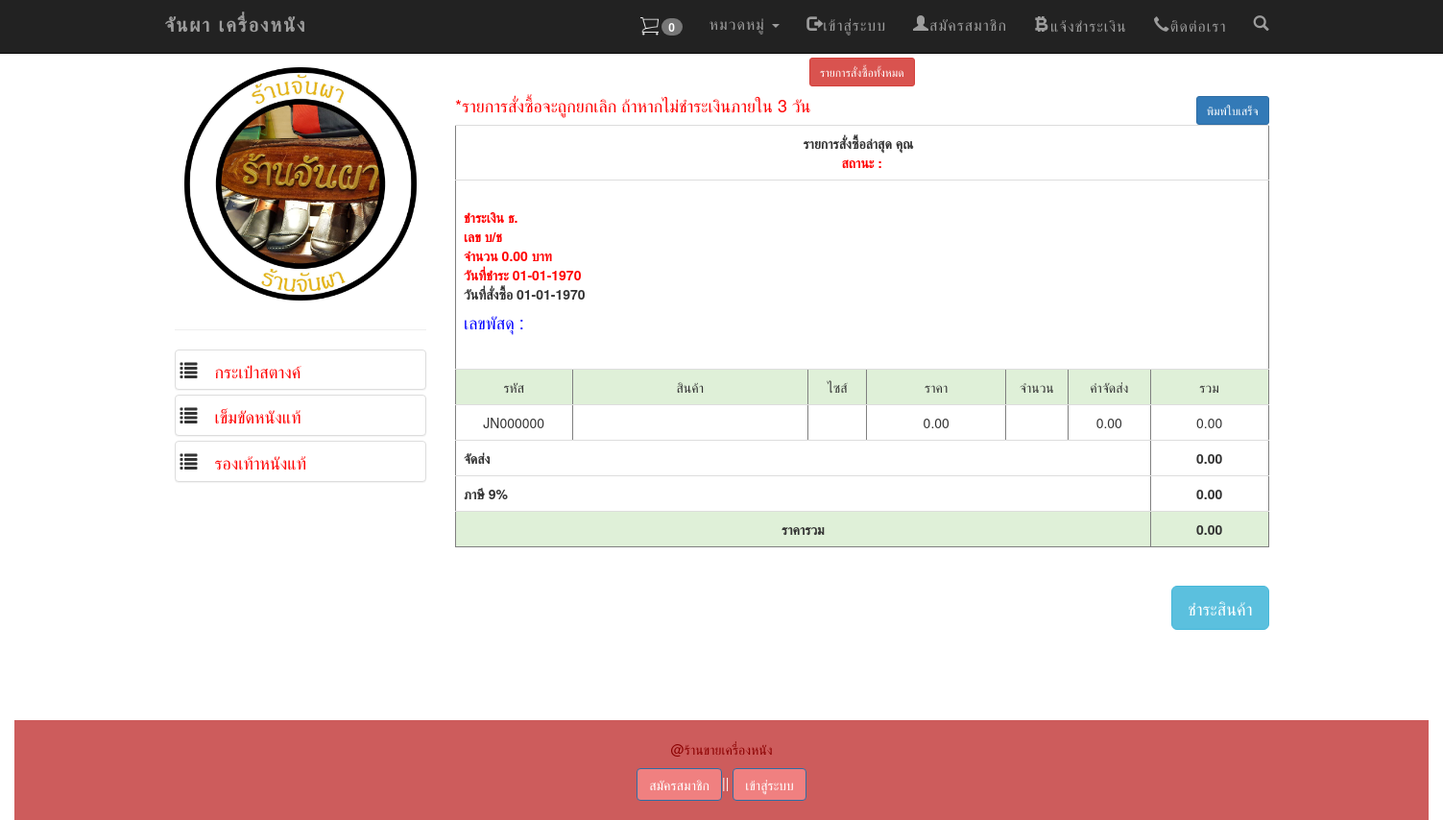
/my_order.php, run on the app's committed database.
### tables this page shows
CREATE TABLE `tbl_type` (
  `t_id` int(11) NOT NULL,
  `t_type` varchar(11) NOT NULL,
  `t_name` varchar(100) NOT NULL
);

### category2.php (shortened to what this page needs)
<?php
$query_typeprd = "SELECT * FROM tbl_type ORDER BY t_id ASC";
$typeprd = mysql_query($query_typeprd, $condb) or die(mysql_error());
$row_typeprd = mysql_fetch_assoc($typeprd);
?>
<div class="panel-group">
    <a href="index.php" ><img src="img/logo.jpg" class="img img-responsive" /></a>
  <hr/>
  <?php do { ?>
    <div class="panel panel-default"><h4> &nbsp;<span class="glyphicon glyphicon-list">
      <a href="index.php?t_id=<?php echo $row_typeprd['t_id'];?>&type_name=<?php echo $row_typeprd['t_name'];?>" ><font color="red"><?php echo $row_typeprd['t_name']; ?></font></a></span></h4></div>
    <?php } while ($row_typeprd = mysql_fetch_assoc($typeprd)); ?>
  </div>

### data on the page
tbl_type: t_name "กระเป๋าสตางค์"
tbl_type: t_name "เข็มขัดหนังแท้"
tbl_type: t_name "รองเท้าหนังแท้"

### other printed values
$meQty "0"
$row_cartdone['pay_amount'] "0.00"
date($old_startDate) "01-01-1970"
date($new_startDate) "01-01-1970"
$ems "0.00"
$total "0.00"
$sumems "0.00"
$tax "0.00"
